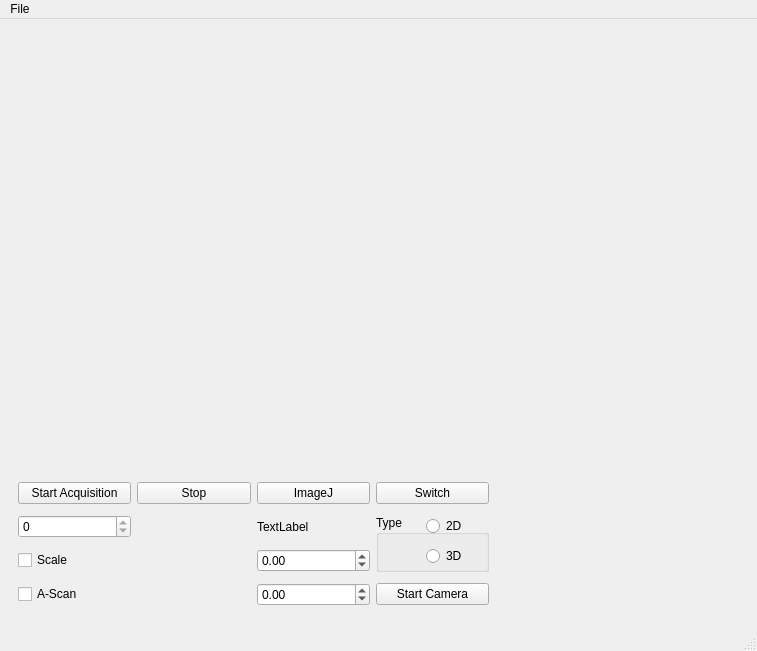
<?xml version="1.0" encoding="UTF-8"?>
<ui version="4.0">
 <class>MainWindow</class>
 <widget class="QMainWindow" name="MainWindow">
  <property name="geometry">
   <rect>
    <x>0</x>
    <y>0</y>
    <width>757</width>
    <height>651</height>
   </rect>
  </property>
  <property name="windowTitle">
   <string>MainWindow</string>
  </property>
  <widget class="QWidget" name="centralwidget">
   <property name="sizePolicy">
    <sizepolicy hsizetype="Preferred" vsizetype="Preferred">
     <horstretch>1</horstretch>
     <verstretch>0</verstretch>
    </sizepolicy>
   </property>
   <layout class="QHBoxLayout" name="horizontalLayout">
    <property name="spacing">
     <number>0</number>
    </property>
    <property name="margin">
     <number>0</number>
    </property>
    <item>
     <widget class="QWidget" name="widget_2" native="true">
      <property name="sizePolicy">
       <sizepolicy hsizetype="Preferred" vsizetype="Preferred">
        <horstretch>3</horstretch>
        <verstretch>0</verstretch>
       </sizepolicy>
      </property>
      <layout class="QVBoxLayout" name="verticalLayout">
       <property name="spacing">
        <number>0</number>
       </property>
       <property name="margin">
        <number>0</number>
       </property>
       <item>
        <widget class="QWidget" name="widget_4" native="true">
         <property name="sizePolicy">
          <sizepolicy hsizetype="Preferred" vsizetype="Minimum">
           <horstretch>1</horstretch>
           <verstretch>3</verstretch>
          </sizepolicy>
         </property>
         <layout class="QHBoxLayout" name="horizontalLayout_2">
          <property name="spacing">
           <number>6</number>
          </property>
          <property name="margin">
           <number>9</number>
          </property>
          <item>
           <widget class="QWidget" name="tomography_holder_widget" native="true">
            <property name="sizePolicy">
             <sizepolicy hsizetype="Expanding" vsizetype="Expanding">
              <horstretch>4</horstretch>
              <verstretch>0</verstretch>
             </sizepolicy>
            </property>
           </widget>
          </item>
         </layout>
        </widget>
       </item>
       <item>
        <widget class="QWidget" name="widget_5" native="true">
         <property name="sizePolicy">
          <sizepolicy hsizetype="Preferred" vsizetype="Preferred">
           <horstretch>0</horstretch>
           <verstretch>1</verstretch>
          </sizepolicy>
         </property>
         <layout class="QHBoxLayout" name="horizontalLayout_3">
          <property name="spacing">
           <number>0</number>
          </property>
          <property name="margin">
           <number>0</number>
          </property>
          <item>
           <widget class="QWidget" name="widget_7" native="true">
            <property name="sizePolicy">
             <sizepolicy hsizetype="Preferred" vsizetype="Preferred">
              <horstretch>1</horstretch>
              <verstretch>0</verstretch>
             </sizepolicy>
            </property>
            <layout class="QHBoxLayout" name="horizontalLayout_5">
             <property name="sizeConstraint">
              <enum>QLayout::SetDefaultConstraint</enum>
             </property>
             <property name="leftMargin">
              <number>9</number>
             </property>
             <property name="topMargin">
              <number>0</number>
             </property>
             <item>
              <widget class="QWidget" name="bottom_panel" native="true">
               <property name="sizePolicy">
                <sizepolicy hsizetype="Preferred" vsizetype="Preferred">
                 <horstretch>2</horstretch>
                 <verstretch>0</verstretch>
                </sizepolicy>
               </property>
               <layout class="QGridLayout" name="gridLayout_3">
                <property name="topMargin">
                 <number>0</number>
                </property>
                <item row="0" column="0">
                 <widget class="QPushButton" name="start">
                  <property name="text">
                   <string>Start Acquisition</string>
                  </property>
                 </widget>
                </item>
                <item row="0" column="2">
                 <widget class="QPushButton" name="imagej">
                  <property name="text">
                   <string>ImageJ</string>
                  </property>
                 </widget>
                </item>
                <item row="0" column="3">
                 <widget class="QPushButton" name="switch_2">
                  <property name="text">
                   <string>Switch</string>
                  </property>
                 </widget>
                </item>
                <item row="1" column="0">
                 <widget class="QSpinBox" name="select_image">
                  <property name="minimum">
                   <number>0</number>
                  </property>
                  <property name="maximum">
                   <number>0</number>
                  </property>
                  <property name="value">
                   <number>0</number>
                  </property>
                 </widget>
                </item>
                <item row="1" column="2">
                 <widget class="QLabel" name="label">
                  <property name="text">
                   <string>TextLabel</string>
                  </property>
                 </widget>
                </item>
                <item row="2" column="0">
                 <widget class="QCheckBox" name="show_scale_checkbox">
                  <property name="text">
                   <string>Scale</string>
                  </property>
                 </widget>
                </item>
                <item row="1" column="3" rowspan="2">
                 <widget class="QGroupBox" name="selection_box">
                  <property name="title">
                   <string>Type</string>
                  </property>
                  <property name="checkable">
                   <bool>false</bool>
                  </property>
                  <widget class="QRadioButton" name="d2">
                   <property name="geometry">
                    <rect>
                     <x>50</x>
                     <y>0</y>
                     <width>61</width>
                     <height>22</height>
                    </rect>
                   </property>
                   <property name="text">
                    <string>2D</string>
                   </property>
                  </widget>
                  <widget class="QRadioButton" name="d3">
                   <property name="geometry">
                    <rect>
                     <x>50</x>
                     <y>30</y>
                     <width>61</width>
                     <height>22</height>
                    </rect>
                   </property>
                   <property name="text">
                    <string>3D</string>
                   </property>
                  </widget>
                 </widget>
                </item>
                <item row="3" column="0">
                 <widget class="QCheckBox" name="checkBox">
                  <property name="text">
                   <string>A-Scan</string>
                  </property>
                 </widget>
                </item>
                <item row="2" column="2">
                 <widget class="QDoubleSpinBox" name="saturation_spinbox">
                  <property name="minimum">
                   <double>-999999999.000000000000000</double>
                  </property>
                  <property name="maximum">
                   <double>999999999.000000000000000</double>
                  </property>
                 </widget>
                </item>
                <item row="3" column="2">
                 <widget class="QDoubleSpinBox" name="black_spinbox">
                  <property name="minimum">
                   <double>-999999999.000000000000000</double>
                  </property>
                  <property name="maximum">
                   <double>999999999.000000000000000</double>
                  </property>
                  <property name="value">
                   <double>0.000000000000000</double>
                  </property>
                 </widget>
                </item>
                <item row="3" column="3">
                 <widget class="QPushButton" name="start_camera_button">
                  <property name="text">
                   <string>Start Camera</string>
                  </property>
                 </widget>
                </item>
                <item row="0" column="1">
                 <widget class="QPushButton" name="stop_button">
                  <property name="text">
                   <string>Stop</string>
                  </property>
                 </widget>
                </item>
               </layout>
              </widget>
             </item>
             <item>
              <widget class="QWidget" name="camera_holder_widget" native="true">
               <property name="sizePolicy">
                <sizepolicy hsizetype="Preferred" vsizetype="Preferred">
                 <horstretch>1</horstretch>
                 <verstretch>0</verstretch>
                </sizepolicy>
               </property>
               <layout class="QGridLayout" name="gridLayout_2"/>
              </widget>
             </item>
            </layout>
           </widget>
          </item>
         </layout>
        </widget>
       </item>
      </layout>
     </widget>
    </item>
   </layout>
  </widget>
  <widget class="QMenuBar" name="menubar">
   <property name="geometry">
    <rect>
     <x>0</x>
     <y>0</y>
     <width>757</width>
     <height>29</height>
    </rect>
   </property>
   <widget class="QMenu" name="menuFile">
    <property name="title">
     <string>File</string>
    </property>
    <addaction name="actionSave_As"/>
    <addaction name="save_serie"/>
   </widget>
   <addaction name="menuFile"/>
  </widget>
  <widget class="QStatusBar" name="statusbar"/>
  <action name="actionSave_As">
   <property name="text">
    <string>Save As</string>
   </property>
  </action>
  <action name="save_serie">
   <property name="text">
    <string>Save Serie</string>
   </property>
  </action>
  <action name="actionSaturation">
   <property name="text">
    <string>Saturation</string>
   </property>
  </action>
 </widget>
 <resources/>
 <connections/>
</ui>
